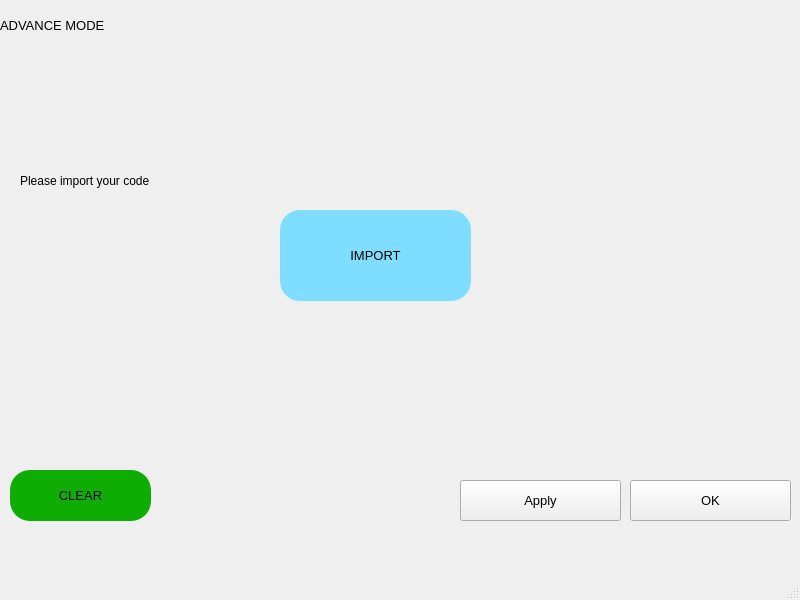
<?xml version="1.0" encoding="UTF-8"?>
<ui version="4.0">
 <class>MainWindow</class>
 <widget class="QMainWindow" name="MainWindow">
  <property name="geometry">
   <rect>
    <x>0</x>
    <y>0</y>
    <width>800</width>
    <height>600</height>
   </rect>
  </property>
  <property name="windowTitle">
   <string>MainWindow</string>
  </property>
  <widget class="QWidget" name="centralwidget">
   <widget class="QLabel" name="label_advancemode">
    <property name="geometry">
     <rect>
      <x>0</x>
      <y>0</y>
      <width>141</width>
      <height>51</height>
     </rect>
    </property>
    <property name="font">
     <font>
      <family>Arial</family>
      <pointsize>10</pointsize>
     </font>
    </property>
    <property name="text">
     <string>ADVANCE MODE</string>
    </property>
   </widget>
   <widget class="QLabel" name="label">
    <property name="geometry">
     <rect>
      <x>20</x>
      <y>160</y>
      <width>261</width>
      <height>41</height>
     </rect>
    </property>
    <property name="font">
     <font>
      <family>Arial</family>
     </font>
    </property>
    <property name="text">
     <string>Please import your code</string>
    </property>
   </widget>
   <widget class="QPushButton" name="Import_btn">
    <property name="geometry">
     <rect>
      <x>280</x>
      <y>210</y>
      <width>191</width>
      <height>91</height>
     </rect>
    </property>
    <property name="font">
     <font>
      <family>Arial</family>
      <pointsize>10</pointsize>
     </font>
    </property>
    <property name="styleSheet">
     <string notr="true">QPushButton {
    background-color: #7FDEFF;   /* Optional background color */
    border-radius: 20px;          /* Optional: rounded corners */
}</string>
    </property>
    <property name="text">
     <string>IMPORT</string>
    </property>
   </widget>
   <widget class="QPushButton" name="Clear_code_btn">
    <property name="geometry">
     <rect>
      <x>10</x>
      <y>470</y>
      <width>141</width>
      <height>51</height>
     </rect>
    </property>
    <property name="font">
     <font>
      <pointsize>10</pointsize>
     </font>
    </property>
    <property name="styleSheet">
     <string notr="true">QPushButton {
    background-color: #0fac04;   /* Optional background color */
    border-radius: 20px;          /* Optional: rounded corners */

}</string>
    </property>
    <property name="text">
     <string>CLEAR</string>
    </property>
   </widget>
   <widget class="QPushButton" name="Apply_advancemode_btn">
    <property name="geometry">
     <rect>
      <x>460</x>
      <y>480</y>
      <width>161</width>
      <height>41</height>
     </rect>
    </property>
    <property name="font">
     <font>
      <family>Arial</family>
      <pointsize>10</pointsize>
     </font>
    </property>
    <property name="styleSheet">
     <string notr="true">QPushButton {
    background-color: #ffffff;   /* Optional background color */
    border-radius: 20px;          /* Optional: rounded corners */

}rgb(255, 255, 255)</string>
    </property>
    <property name="text">
     <string>Apply</string>
    </property>
   </widget>
   <widget class="QPushButton" name="OK_advancemode_btn">
    <property name="geometry">
     <rect>
      <x>630</x>
      <y>480</y>
      <width>161</width>
      <height>41</height>
     </rect>
    </property>
    <property name="font">
     <font>
      <family>Arial</family>
      <pointsize>10</pointsize>
     </font>
    </property>
    <property name="styleSheet">
     <string notr="true">QPushButton {
    background-color: #ffffff;   /* Optional background color */
    border-radius: 20px;          /* Optional: rounded corners */

}rgb(255, 255, 255)</string>
    </property>
    <property name="text">
     <string>OK</string>
    </property>
   </widget>
   <widget class="QLabel" name="Status_import_label">
    <property name="geometry">
     <rect>
      <x>20</x>
      <y>340</y>
      <width>271</width>
      <height>31</height>
     </rect>
    </property>
    <property name="text">
     <string/>
    </property>
   </widget>
  </widget>
  <widget class="QMenuBar" name="menubar">
   <property name="geometry">
    <rect>
     <x>0</x>
     <y>0</y>
     <width>800</width>
     <height>26</height>
    </rect>
   </property>
  </widget>
  <widget class="QStatusBar" name="statusbar"/>
 </widget>
 <resources/>
 <connections/>
</ui>
